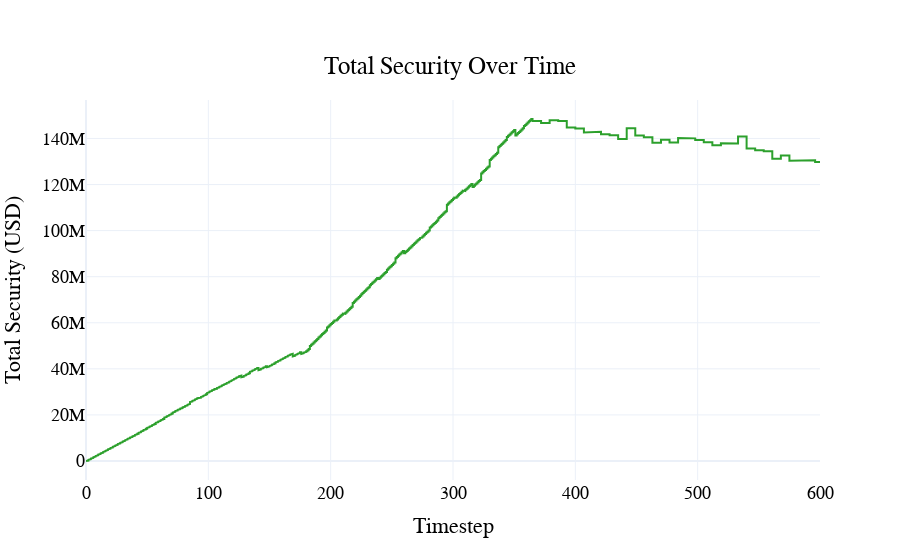

Write notebook code for a chart like this one.
### Code cell
fig= visualizations.plot_total_security(
    df
)
pio.show(fig)

### Figure 1 — Plotly figure (JSON) as saved in the notebook; plotly's stock layout.template omitted (floating-point values rounded to 4 significant figures; data arrays with more than 128 entries replaced by an {"elided": "..."} marker saying what was removed)
{"data": [{"line": {"color": "#2ca02c", "dash": "solid"}, "mode": "lines", "name": "Total Security", "type": "scatter", "x": {"elided": "4201 int values"}, "y": {"elided": "4201 float values"}}], "layout": {"font": {"color": "black", "family": "Arial", "size": 18}, "hovermode": "x unified", "legend": {"orientation": "h", "x": 0.5, "xanchor": "center", "y": -0.3, "yanchor": "bottom"}, "paper_bgcolor": "rgba(255, 255, 255, 1)", "plot_bgcolor": "rgba(255, 255, 255, 1)", "title": {"text": "Total Security Over Time", "x": 0.5, "xanchor": "center", "y": 0.9, "yanchor": "top"}, "xaxis": {"title": {"text": "Timestep"}}, "yaxis": {"title": {"text": "Total Security (USD)"}}}}
